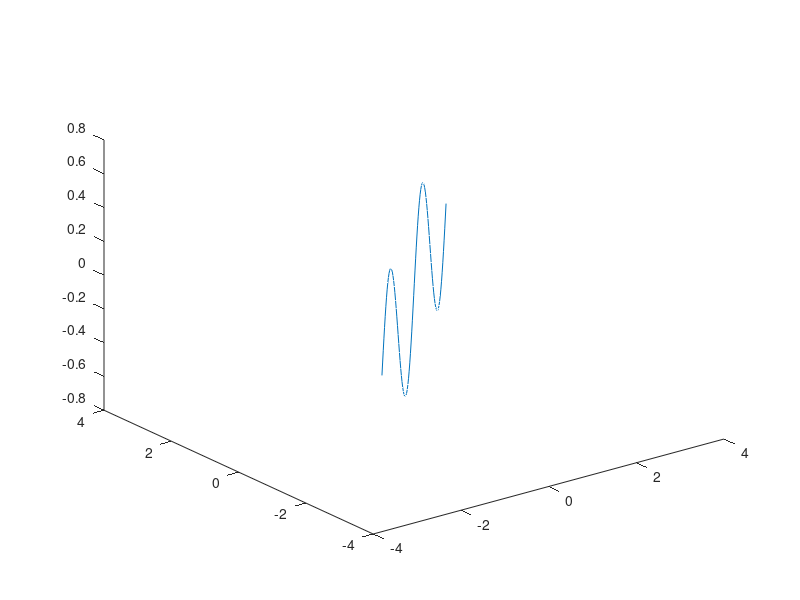

This figure's MATLAB source:
function [] = uppgift13()
    xs = linspace(-pi, pi);
    ys = xs;
    zs = sin(xs) .* cos(ys);
    plot3(xs, ys, zs);
end